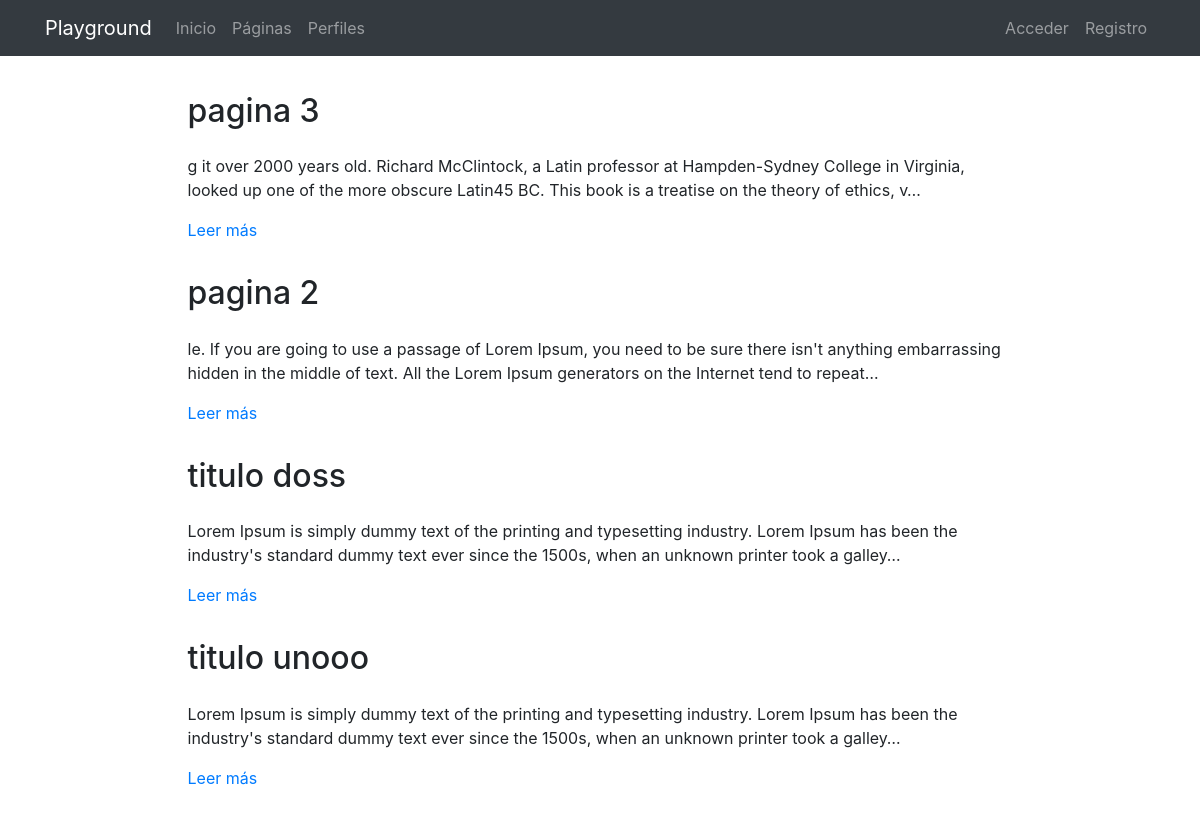
The page /pages/ on the database its author committed.
### pages/models.py (models this page shows, shortened)
class Page(models.Model):
    title = models.CharField(verbose_name="Título", max_length=200)
    content = RichTextField(verbose_name="Contenido")
    order = models.SmallIntegerField(verbose_name="Orden", default=0)
    created = models.DateTimeField(auto_now_add=True, verbose_name="Fecha de creación")
    updated = models.DateTimeField(auto_now=True, verbose_name="Fecha de edición")
    class Meta:
        verbose_name = "página"
        verbose_name_plural = "páginas"
        ordering = ['order', 'title']

### pages/views.py (the view)
# urls.py: path('', PagesListView.as_view(), name='pages'),
class PagesListView(ListView):
    model = Page

### pages/templates/pages/page_list.html (shortened to what this page needs)
{% extends 'core/base.html' %}
{% load static %}
{% block content %}
{% include "pages/includes/pages_menu.html" %}
<main role="main">
  <div class="container mb-4">
    {% for page in page_list|dictsort:"id" reversed %}
      <div class="row mt-3">
        <div class="col-md-9 mx-auto">
          <h2 class="mb-4">{{page.title}}</h2>
          <div>
            <p>{{page.content|striptags|safe|truncatechars:"200"}}</p>
            <p><a href="{% url 'pages:page' page.id page.title|slugify %}">Leer más</a>
            </p>
          </div>
        </div>
      </div>
    {% endfor %}
  </div>
</main>
{% endblock %}

### core/static/core/css/main.css (style rules this page uses)
main { padding-top: 20px; }
:root { --jumbotron-padding-y: 3rem; }

### rows shown on the page
Page: title "pagina 3", content "g it over 2000 years old. Richard McClintock, a Latin professor at Hampden-Sydney College in Virginia, looked up one of the more obscure Latin45 BC. This book is a treatise on the theory of ethics, v…"
Page: title "pagina 2", content "le. If you are going to use a passage of Lorem Ipsum, you need to be sure there isn't anything embarrassing hidden in the middle of text. All the Lorem Ipsum generators on the Internet tend to repeat…"
Page: title "titulo doss", content "Lorem Ipsum is simply dummy text of the printing and typesetting industry. Lorem Ipsum has been the industry's standard dummy text ever since the 1500s, when an unknown printer took a galley…"
Page: title "titulo unooo", content "Lorem Ipsum is simply dummy text of the printing and typesetting industry. Lorem Ipsum has been the industry's standard dummy text ever since the 1500s, when an unknown printer took a galley…"
